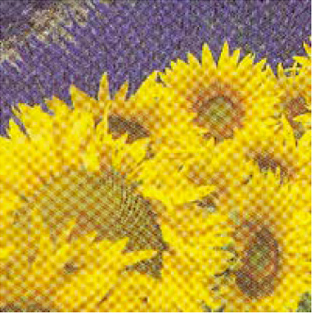
%> input picture MATLAB_CompleteCode/MATLAB_CompleteCode/scan3.png, 312 x 313 px
$ octave scan3.m   (GNU Octave 9; MATLAB toolbox functions it lacks are replaced by stand-ins)
%> lines starting %> are read from the running program, lines starting %| are printed output that depends on the picture; in (x1, y1, x2, y2) boxes, pixels count from 0 and x2, y2 are one past the last pixel; in counts of white or black regions, pixels touching at a corner belong together; the program's own positions count from 1
clc
clear all
close all

%import the original image and display it

image = imread('scan3.png');
%> image is the input picture: size 313x312x3 uint8; mean R, G, B 187.2, 158.4, 55.5
figure;
imshow(image);
title('Original Image');

%Extract 03 color layers (red, green, blue) from the original image

channel1 = image(:,:,1);
channel2 = image(:,:,2);
channel3 = image(:,:,3);

%Channel 01 Enhancing

[m1, n1] = size(channel1);
%> m1 = 313; n1 = 312

img1 = double(channel1);
img1 = img1/(max(max(img1)));

Fimage1 = fft2(img1);

%shows all frequency peaks of Channel 01

figure
imshow(((fftshift(abs(Fimage1)))),[0, 500])
title('Spikes in Frequency Domain - Channel 1');

%manupulating noisy pixels of Channel 01

%creating a matrix with all ones with size as same as the image
freqMat1 = ones(m1, n1);

for a = 129:138
    for b = 130:136
        freqMat1(b, a) = 0;
    end
end
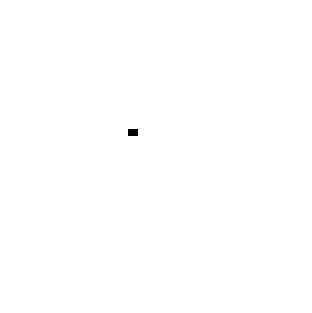
%> freqMat1: size 313x312 double; values 0 (black) and 1 (white), 99.9% white; 1 black region, box (x1, y1, x2, y2) and area: (128, 129, 138, 136) 70

for a = 175:184
    for b = 131:136
        freqMat1(b, a) = 0;
    end
end
%> freqMat1: size 313x312 double; values 0 (black) and 1 (white), 99.9% white; 2 black regions, box (x1, y1, x2, y2) and area: (128, 129, 138, 136) 70, (174, 130, 184, 136) 60

for a = 130:140
    for b = 181:183
        freqMat1(b, a) = 0;
    end
end
%> freqMat1: size 313x312 double; values 0 (black) and 1 (white), 99.8% white; 3 black regions, box (x1, y1, x2, y2) and area: (128, 129, 138, 136) 70, (174, 130, 184, 136) 60, (129, 180, 140, 183) 33

for a = 177:183
    for b = 178:183
        freqMat1(b, a) = 0;
    end
end
%> freqMat1: size 313x312 double; values 0 (black) and 1 (white), 99.8% white; 4 black regions, box (x1, y1, x2, y2) and area: (128, 129, 138, 136) 70, (174, 130, 184, 136) 60, (176, 177, 183, 183) 42, (129, 180, 140, 183) 33

for a = 97:104
    for b = 74:78
        freqMat1(b, a) = 0;
    end
end
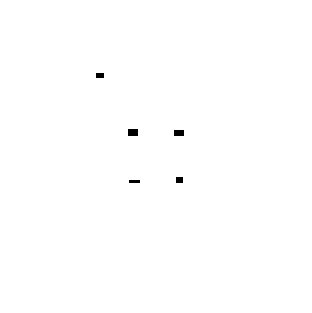
%> freqMat1: size 313x312 double; values 0 (black) and 1 (white), 99.7% white; 5 black regions, box (x1, y1, x2, y2) and area: (128, 129, 138, 136) 70, (174, 130, 184, 136) 60, (176, 177, 183, 183) 42, (96, 73, 104, 78) 40, (129, 180, 140, 183) 33

for a = 208:218
    for b = 76:80
        freqMat1(b, a) = 0;
    end
end

for a = 76:81
    for b = 211:214
        freqMat1(b, a) = 0;
    end
end
%> freqMat1: size 313x312 double; values 0 (black) and 1 (white), 99.7% white; 7 black regions, largest, box (x1, y1, x2, y2) and area: (128, 129, 138, 136) 70, (174, 130, 184, 136) 60, (207, 75, 218, 80) 55

for a = 95:105
    for b = 234:238
        freqMat1(b, a) = 0;
    end
end

for a = 210:218
    for b = 235:239
        freqMat1(b, a) = 0;
    end
end
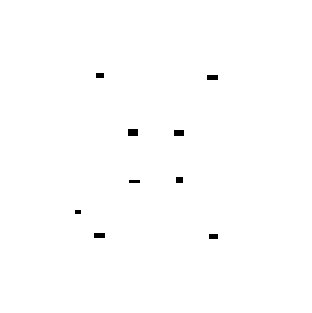
%> freqMat1: size 313x312 double; values 0 (black) and 1 (white), 99.6% white; 9 black regions, largest, box (x1, y1, x2, y2) and area: (128, 129, 138, 136) 70, (174, 130, 184, 136) 60, (207, 75, 218, 80) 55

Fimage_modified1 = fftshift(Fimage1).*freqMat1;

% show frequency domain after manupulating noisy pixels of Channel 01

figure
imshow(abs(Fimage_modified1),[0, 500])
title('After removing noisy spikes in frequency domain - Channel 1');

% inverse frequency domain back to the normal image of Channel 01

filtered_img1 = ifft2(ifftshift(Fimage_modified1));

figure
imshow(filtered_img1)
title('Without noisy patterns - Channel 1');


%Channel 02 Enhancing

[m2, n2] = size(channel2);
%> m2 = 313; n2 = 312

img2 = double(channel2);
img2 = img2/(max(max(img2)));

Fimage2 = fft2(img2);

%shows all frequency peaks of Channel 02

figure
imshow(((fftshift(abs(Fimage2)))),[0, 500])
title('Spikes in Frequency Domain - Channel 2');

%manupulating noisy pixels of Channel 02

%creating a matrix with all ones with size as same as the image
freqMat2 = ones(m2, n2);

for a = 97:104
    for b = 34:37
        freqMat2(b, a) = 0;
    end
end
%> freqMat2: size 313x312 double; values 0 (black) and 1 (white), 100% white; 1 black region, box (x1, y1, x2, y2) and area: (96, 33, 104, 37) 32

for a = 96:104
    for b = 74:79
        freqMat2(b, a) = 0;
    end
end
%> freqMat2: size 313x312 double; values 0 (black) and 1 (white), 99.9% white; 2 black regions, box (x1, y1, x2, y2) and area: (95, 73, 104, 79) 54, (96, 33, 104, 37) 32

for a = 130:137
    for b = 129:137
        freqMat2(b, a) = 0;
    end
end
%> freqMat2: size 313x312 double; values 0 (black) and 1 (white), 99.8% white; 3 black regions, box (x1, y1, x2, y2) and area: (129, 128, 137, 137) 72, (95, 73, 104, 79) 54, (96, 33, 104, 37) 32

for a = 209:218
    for b = 75:81
        freqMat2(b, a) = 0;
    end
end
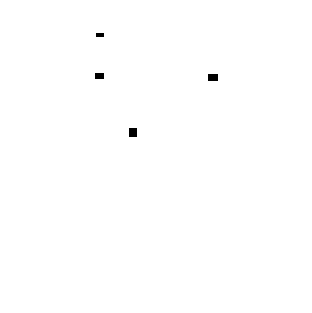
%> freqMat2: size 313x312 double; values 0 (black) and 1 (white), 99.8% white; 4 black regions, box (x1, y1, x2, y2) and area: (129, 128, 137, 137) 72, (208, 74, 218, 81) 70, (95, 73, 104, 79) 54, (96, 33, 104, 37) 32

for a = 174:184
    for b = 131:136
        freqMat2(b, a) = 0;
    end
end
%> freqMat2: size 313x312 double; values 0 (black) and 1 (white), 99.7% white; 5 black regions, box (x1, y1, x2, y2) and area: (129, 128, 137, 137) 72, (208, 74, 218, 81) 70, (173, 130, 184, 136) 66, (95, 73, 104, 79) 54, (96, 33, 104, 37) 32

for a = 95:105
    for b = 233:238
        freqMat2(b, a) = 0;
    end
end
%> freqMat2: size 313x312 double; values 0 (black) and 1 (white), 99.6% white; 6 black regions, box (x1, y1, x2, y2) and area: (129, 128, 137, 137) 72, (208, 74, 218, 81) 70, (173, 130, 184, 136) 66, (94, 232, 105, 238) 66, (95, 73, 104, 79) 54, (96, 33, 104, 37) 32

for a = 130:139
    for b = 178:183
        freqMat2(b, a) = 0;
    end
end
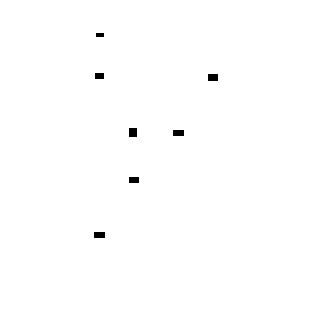
%> freqMat2: size 313x312 double; values 0 (black) and 1 (white), 99.6% white; 7 black regions, largest, box (x1, y1, x2, y2) and area: (129, 128, 137, 137) 72, (208, 74, 218, 81) 70, (173, 130, 184, 136) 66

for a = 177:183
    for b = 178:183
        freqMat2(b, a) = 0;
    end
end

for a = 210:217
    for b = 235:239
        freqMat2(b, a) = 0;
    end
end


Fimage_modified2 = fftshift(Fimage2).*freqMat2;

% show frequency domain after manupulating noisy pixels of Channel 02

figure
imshow(abs(Fimage_modified2),[0, 500])
title('After removing noisy spikes in frequency domain - Channel 2');

% inverse frequency domain back to the normal image of Channel 02

filtered_img2 = ifft2(ifftshift(Fimage_modified2));

figure
imshow(filtered_img2)
title('Without noisy patterns - Channel 2');


%Channel 03 Enhancing

[m3, n3] = size(channel3);
%> m3 = 313; n3 = 312

img3 = double(channel3);
img3 = img3/(max(max(img3)));

Fimage3 = fft2(img3);

%shows all frequency peaks of Channel 03

figure
imshow(((fftshift(abs(Fimage3)))),[0, 500])
title('Spikes in Frequency Domain - Channel 3');

%manupulating noisy pixels of Channel 03

%creating a matrix with all ones with size as same as the image
freqMat3 = ones(m3, n3);

for a = 96:104
    for b = 33:37
        freqMat3(b, a) = 0;
    end
end
%> freqMat3: size 313x312 double; values 0 (black) and 1 (white), 100% white; 1 black region, box (x1, y1, x2, y2) and area: (95, 32, 104, 37) 45

for a = 96:104
    for b = 74:77
        freqMat3(b, a) = 0;
    end
end
%> freqMat3: size 313x312 double; values 0 (black) and 1 (white), 99.9% white; 2 black regions, box (x1, y1, x2, y2) and area: (95, 32, 104, 37) 45, (95, 73, 104, 77) 36

for a = 131:137
    for b = 79:81
        freqMat3(b, a) = 0;
    end
end
%> freqMat3: size 313x312 double; values 0 (black) and 1 (white), 99.9% white; 3 black regions, box (x1, y1, x2, y2) and area: (95, 32, 104, 37) 45, (95, 73, 104, 77) 36, (130, 78, 137, 81) 21

for a = 130:139
    for b = 129:136
        freqMat3(b, a) = 0;
    end
end

for a = 176:180
    for b = 77:80
        freqMat3(b, a) = 0;
    end
end
%> freqMat3: size 313x312 double; values 0 (black) and 1 (white), 99.8% white; 5 black regions, box (x1, y1, x2, y2) and area: (129, 128, 139, 136) 80, (95, 32, 104, 37) 45, (95, 73, 104, 77) 36, (130, 78, 137, 81) 21, (175, 76, 180, 80) 20

for a = 209:218
    for b = 75:80
        freqMat3(b, a) = 0;
    end
end

for a = 171:185
    for b = 131:135
        freqMat3(b, a) = 0;
    end
end
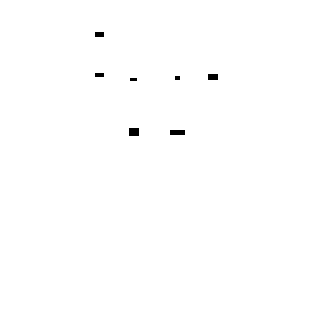
%> freqMat3: size 313x312 double; values 0 (black) and 1 (white), 99.7% white; 7 black regions, largest, box (x1, y1, x2, y2) and area: (129, 128, 139, 136) 80, (170, 130, 185, 135) 75, (208, 74, 218, 80) 60

for a = 76:80
    for b = 211:215
        freqMat3(b, a) = 0;
    end
end

for a = 96:105
    for b = 234:238
        freqMat3(b, a) = 0;
    end
end

for a = 133:139
    for b = 234:237
        freqMat3(b, a) = 0;
    end
end

for a = 129:140
    for b = 178:183
        freqMat3(b, a) = 0;
    end
end
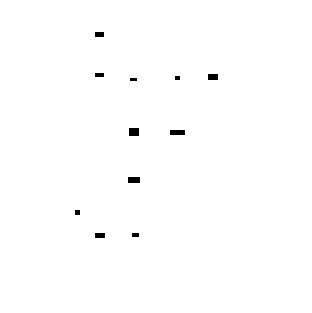
%> freqMat3: size 313x312 double; values 0 (black) and 1 (white), 99.5% white; 11 black regions, largest, box (x1, y1, x2, y2) and area: (129, 128, 139, 136) 80, (170, 130, 185, 135) 75, (128, 177, 140, 183) 72

for a = 175:185
    for b = 177:185
        freqMat3(b, a) = 0;
    end
end
%> freqMat3: size 313x312 double; values 0 (black) and 1 (white), 99.4% white; 12 black regions, largest, box (x1, y1, x2, y2) and area: (174, 176, 185, 185) 99, (129, 128, 139, 136) 80, (170, 130, 185, 135) 75

for a = 178:184
    for b = 232:235
        freqMat3(b, a) = 0;
    end
end

for a = 210:218
    for b = 235:239
        freqMat3(b, a) = 0;
    end
end

Fimage_modified3 = fftshift(Fimage3).*freqMat3;

% show frequency domain after manupulating noisy pixels of Channel 03

figure
imshow(abs(Fimage_modified3),[0, 500])
title('After removing noisy spikes in frequency domain - Channel 3');

% inverse frequency domain back to the normal image of Channel 03

filtered_img3 = ifft2(ifftshift(Fimage_modified3));

figure
imshow(filtered_img3)
title('Without noisy patterns - Channel 3');

%Concatanate all three channels to form the rgb image

concatImg = cat(3,filtered_img1,filtered_img2,filtered_img3);
figure;
imshow(concatImg);
title('Final Output Image');
